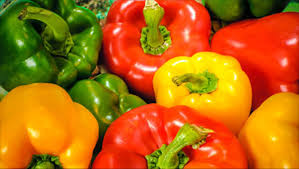
%> input picture Shadow Coder/test_image.jfif, 299 x 169 px
$ octave rgb_to_grayscale.m   (GNU Octave 9; MATLAB toolbox functions it lacks are replaced by stand-ins)
%> lines starting %> are read from the running program, lines starting %| are printed output that depends on the picture
I = imread('test_image.jfif');
%> I is the input picture: size 169x299x3 uint8; mean R, G, B 183.1, 104.7, 13
R = I(:,:,1);
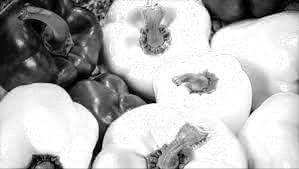
%> R: size 169x299 uint8; min 0, max 255, mean 183.1
G = I(:,:,2);
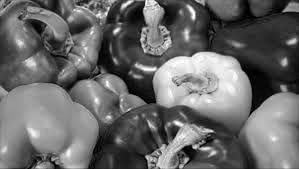
%> G: size 169x299 uint8; min 0, max 255, mean 104.7
B = I(:,:,3);
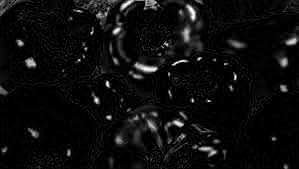
%> B: size 169x299 uint8; min 0, max 255, mean 13

newImg = zeros(size(I,1),size(I,2),'uint8');
for x=1:size(I,1)
    for y = 1:size(I,2)
        newImg(x,y) = (R(x,y)*.33 + G(x,y)*.33 + B(x,y)*.33);

    end
end
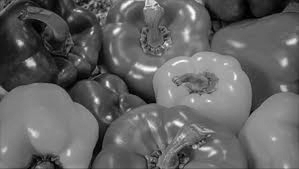
%> newImg: size 169x299 uint8; min 0, max 251, mean 99.3
%built in function
gb = rgb2gray(I);
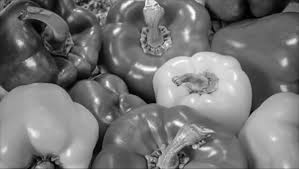
%> gb: size 169x299 uint8; min 0, max 254, mean 117.6
% imwrite(gb,'grayImage.png');
subplot(1,3,1),imshow(I),title('Original Image')
subplot(1,3,2),imshow(newImg),title('Own Grayscale')
subplot(1,3,3),imshow(gb),title('Built In Grayscale')
